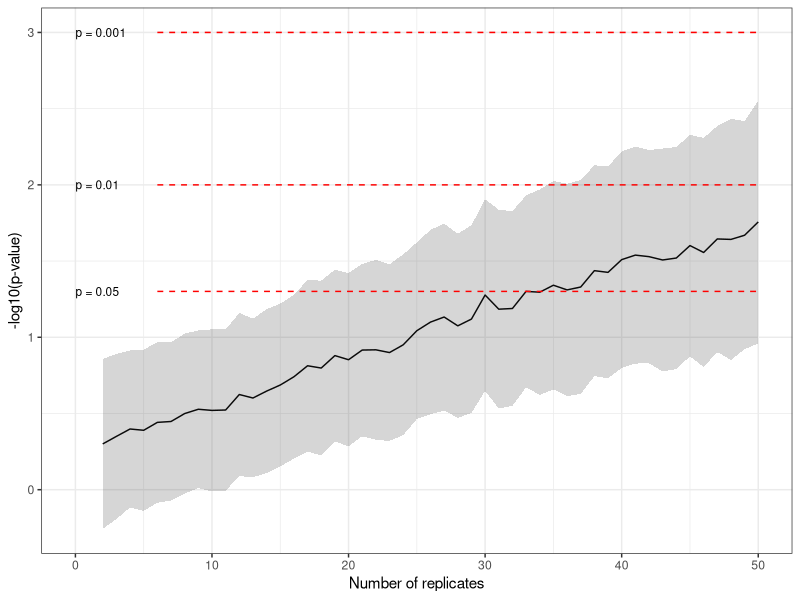

This chart was generated by the following R code:
library(ggplot2)

tsim <- function(rpt, n, mean1, sd1, mean2, sd2) {
  x <- 0
  ppool <- NULL
  while (x <= rpt) {
    ppool <- c(ppool, t.test(rnorm(n,mean1,sd1), y = rnorm(n,mean2,sd2))$p.value)
    x <- x + 1
  }
  return(ppool)
}

y <- 2
num <- 50
res <- NULL

while (y <= num) {
  sim <- tsim(1000, y, 1, 0.2, 1.1, 0.22)
  res <- rbind(res, cbind(y, median(sim), sd(sim)))
  y <- y + 1
}

res <- as.data.frame(res)

ggplot(res, aes(x=y, y=-log10(V2))) +
  geom_line() +
  geom_ribbon(aes(ymin=-log10(V2)-log10(V3), ymax=-log10(V2)+log10(V3)), alpha = 0.2) +
  annotate("segment", x = 6, xend = num, y = -log10(0.05), yend = -log10(0.05), colour = "red", linetype = "dashed") +
  annotate("text",  x = 0, y=-log10(0.05), label= "p = 0.05", hjust=0, size=3) +
  annotate("segment", x = 6, xend = num, y = -log10(0.01), yend = -log10(0.01), colour = "red", linetype = "dashed") +
  annotate("text",  x = 0, y=-log10(0.01), label= "p = 0.01", hjust=0, size=3) +
  annotate("segment", x = 6, xend = num, y = -log10(0.001), yend = -log10(0.001), colour = "red", linetype = "dashed") +
  annotate("text",  x = 0, y=-log10(0.001), label= "p = 0.001", hjust=0, size=3) +
  xlab("Number of replicates") +
  ylab("-log10(p-value)") +
  theme_bw()